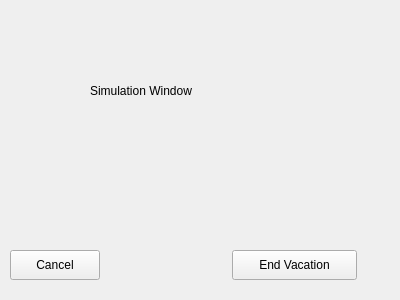
<?xml version="1.0" encoding="UTF-8"?>
<ui version="4.0">
 <class>vSimulation</class>
 <widget class="QWidget" name="vSimulation">
  <property name="geometry">
   <rect>
    <x>0</x>
    <y>0</y>
    <width>400</width>
    <height>300</height>
   </rect>
  </property>
  <property name="windowTitle">
   <string>Form</string>
  </property>
  <widget class="QLabel" name="label">
   <property name="geometry">
    <rect>
     <x>90</x>
     <y>80</y>
     <width>171</width>
     <height>21</height>
    </rect>
   </property>
   <property name="text">
    <string>Simulation Window</string>
   </property>
  </widget>
  <widget class="QPushButton" name="endButton">
   <property name="geometry">
    <rect>
     <x>232</x>
     <y>250</y>
     <width>125</width>
     <height>30</height>
    </rect>
   </property>
   <property name="text">
    <string>End Vacation</string>
   </property>
  </widget>
  <widget class="QPushButton" name="cancelButton">
   <property name="geometry">
    <rect>
     <x>10</x>
     <y>250</y>
     <width>90</width>
     <height>30</height>
    </rect>
   </property>
   <property name="text">
    <string>Cancel</string>
   </property>
  </widget>
 </widget>
 <resources/>
 <connections/>
</ui>
